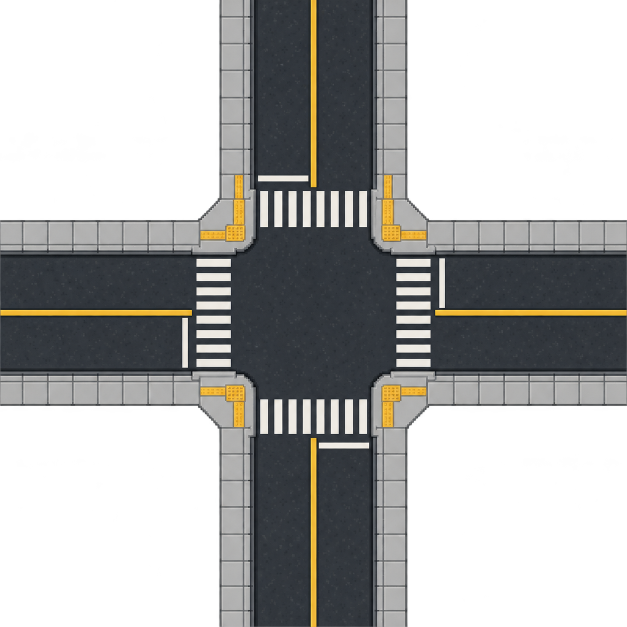
#> input picture Assets/Images/Road/Road_Cross_2Lane.png, 1254 x 1254 px (shown at 1/2 size); its folder holds 4 pictures in this run
$ python render_preview.py
#> lines starting #> are read from the running program, lines starting #| are printed output that depends on the picture
"""실제 런타임 경로 계산 결과를 기존 도로 PNG 위에 표시한다. 원본 이미지는 수정하지 않는다."""
from pathlib import Path
import json
from PIL import Image, ImageDraw, ImageFont

# 프로젝트 루트와 검토용 출력 폴더다.
ROOT = Path(__file__).resolve().parents[2]
OUT = Path(__file__).resolve().parent
DATA = json.loads((OUT / "layout-paths.json").read_text(encoding="utf-8"))
#> (reads output/lane-turn-20261013/layout-paths.json from the repository)
TILE, PAD, HEAD = 380, 20, 42
font = ImageFont.truetype("C:/Windows/Fonts/arial.ttf", 15)
colors = {"Left": "#ffc64a", "Right": "#62f08d", "Straight": "#cbd9ff"}
canvas = Image.new("RGB", (4 * (TILE + PAD) + PAD, 4 * (TILE + HEAD + PAD) + HEAD), "#20252d")
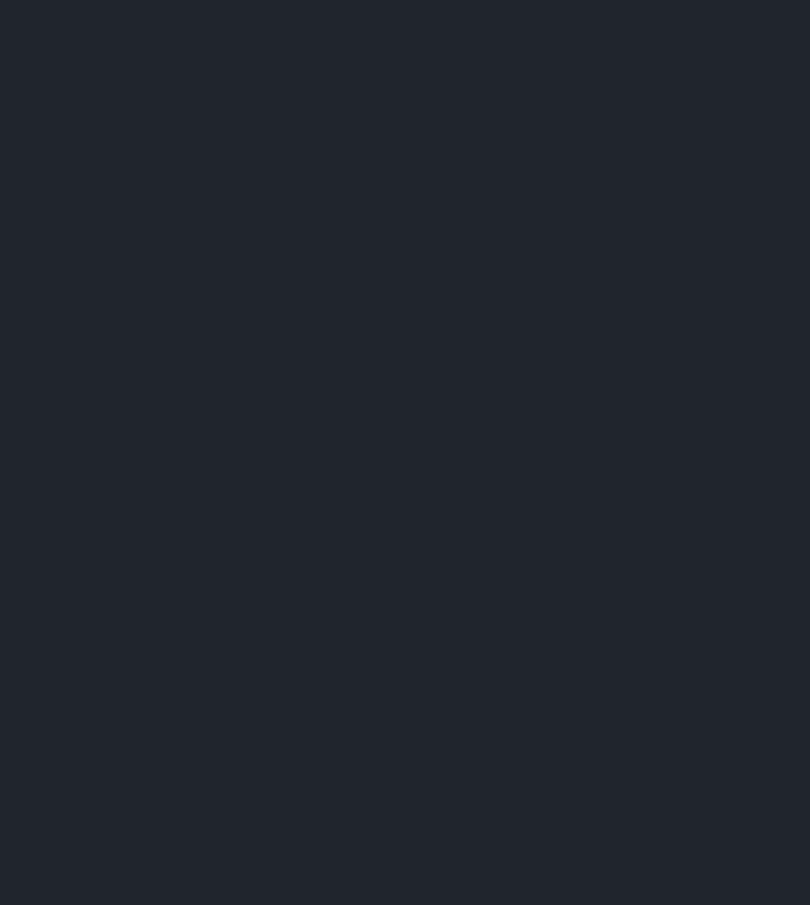
#> canvas: PIL image 1620x1810 RGB (shown at 1/2 size); mean R, G, B 32, 37, 45
draw = ImageDraw.Draw(canvas)
draw.text((PAD, 12), "Lane paths: cyan = road lanes | gold = left | green = right | red = stop boundary", font=font, fill="white")

# 13종 모두 같은 좌표계/차로 폭으로 시각화한다.
for ordinal, road in enumerate(DATA):
    x = PAD + ordinal % 4 * (TILE + PAD)
    y = HEAD + ordinal // 4 * (TILE + HEAD + PAD)
    draw.text((x, y + 6), road["name"], font=font, fill="white")
    image = Image.open(ROOT / "Assets/Images/Road" / (road["name"] + ".png")).convert("RGBA").resize((TILE, TILE))
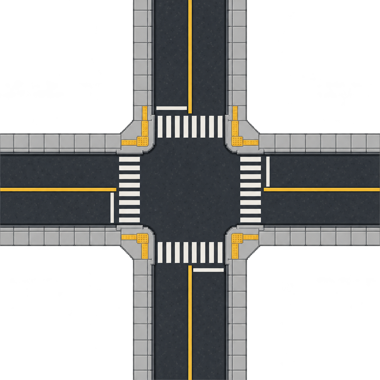
#> image: PIL image 380x380 RGBA; mean R, G, B, A 50.7, 51.1, 50.2, 129; transparent parts drawn white
    canvas.paste(image, (x, y + HEAD), image)
    project = lambda p: (x + (p[0] / 12.54 + 0.5) * TILE, y + HEAD + (0.5 - p[1] / 12.54) * TILE)
    for path in road["paths"]:
        points = [project(p) for p in path["points"]]
        color = colors[path["maneuver"]] if path["kind"] == "Intersection" else "#4ee4f2"
        draw.line(points, fill=color, width=2)
        # 진행 방향 화살표는 경로 중앙의 실제 선분 방향을 따른다.
        i = max(1, len(points) // 2)
        a, b = points[i - 1], points[i]
        dx, dy = b[0] - a[0], b[1] - a[1]
        length = (dx * dx + dy * dy) ** 0.5
        if length:
            dx, dy = dx / length, dy / length
            center = ((a[0] + b[0]) * 0.5, (a[1] + b[1]) * 0.5)
            tip = (center[0] + 5 * dx, center[1] + 5 * dy)
            draw.line([tip, (center[0] - 4 * dx + 3 * dy, center[1] - 4 * dy - 3 * dx)], fill=color, width=2)
            draw.line([tip, (center[0] - 4 * dx - 3 * dy, center[1] - 4 * dy + 3 * dx)], fill=color, width=2)
        if path["stop"]:
            a, b = points[-2], points[-1]
            dx, dy = b[0] - a[0], b[1] - a[1]
            length = (dx * dx + dy * dy) ** 0.5
            width = TILE * 84.6 / 1254 * 0.45
            draw.line([(b[0] + dy / length * width, b[1] - dx / length * width),
                       (b[0] - dy / length * width, b[1] + dx / length * width)], fill="#ff6065", width=3)
#> this loop made 20 passes
#> (i, center, tip) on passes 1 to 7: (1, (197.2, 147.9), (197.2, 152.9)), (1, (222.8, 147.9), (222.8, 142.9)), (1, (336.1, 261.2), (331.1, 261.2)), (1, (336.1, 286.8), (341.1, 286.8)), (1, (222.8, 400.1), (222.8, 395.1)), (1, (197.2, 400.1), (197.2, 405.1)), (1, (83.88, 286.8), (88.88, 286.8))
#> pass 2 of the loop `for ordinal, road in enumerate(DATA):`:
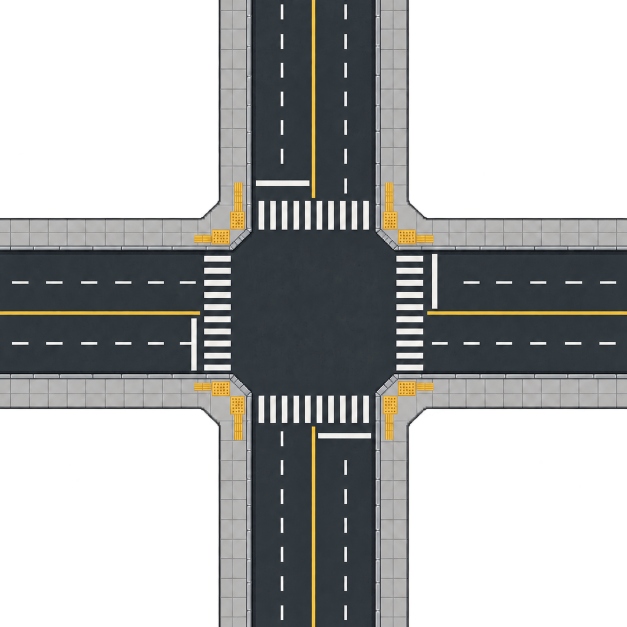
#> input picture Assets/Images/Road/Road_Cross_4Lane.png, 1254 x 1254 px (shown at 1/2 size)
#> `image = Image.open(ROOT / "Assets/Images/Road" / (road["name"] + ".png..`:
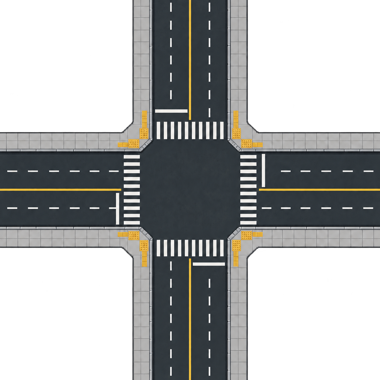
#> image: PIL image 380x380 RGBA; mean R, G, B, A 50.1, 51.5, 51.3, 130.8; transparent parts drawn white
#> `canvas.paste(image, (x, y + HEAD), image)`:
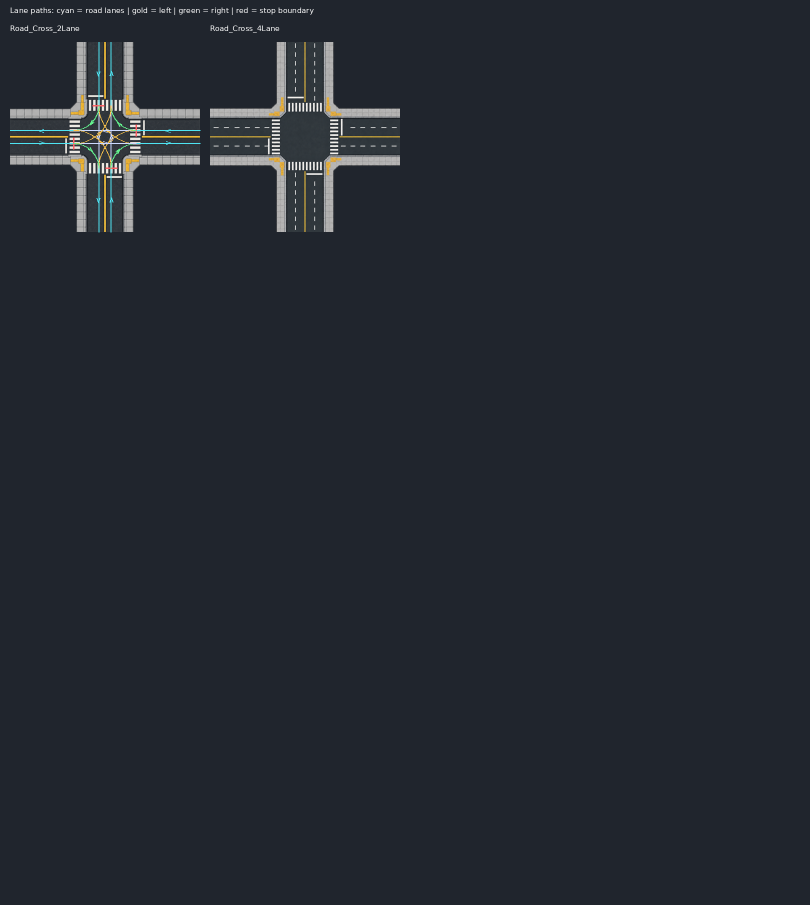
#> canvas: PIL image 1620x1810 RGB (shown at 1/2 size); mean R, G, B 35.5, 40.5, 48
#> the loop `for path in road["paths"]:` made 32 passes
#> (i, center, tip) on passes 1 to 5: (1, (597.2, 135.1), (597.2, 140.1)), (1, (622.8, 135.1), (622.8, 130.1)), (1, (571.5, 135.1), (571.5, 140.1)), (1, (648.5, 135.1), (648.5, 130.1)), (1, (748.9, 261.2), (743.9, 261.2))
#> pass 3 of the loop `for ordinal, road in enumerate(DATA):`:
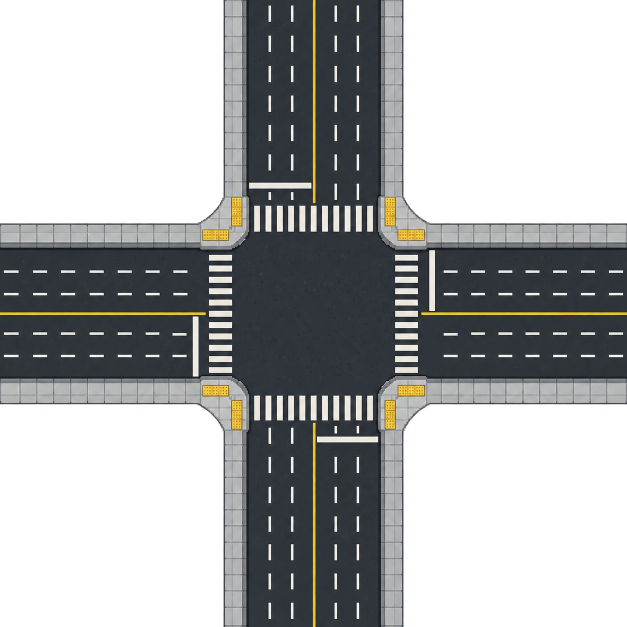
#> input picture Assets/Images/Road/Road_Cross_6Lane.png, 1254 x 1254 px (shown at 1/2 size)
#> `image = Image.open(ROOT / "Assets/Images/Road" / (road["name"] + ".png..`:
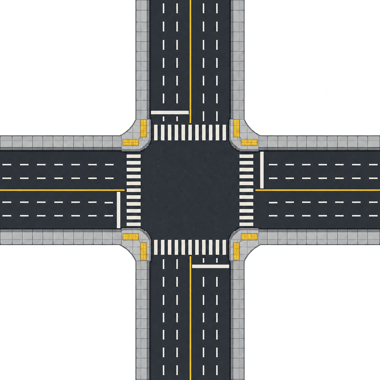
#> image: PIL image 380x380 RGBA; mean R, G, B, A 43.3, 44.9, 45.3, 125.3; transparent parts drawn white
#> `canvas.paste(image, (x, y + HEAD), image)`:
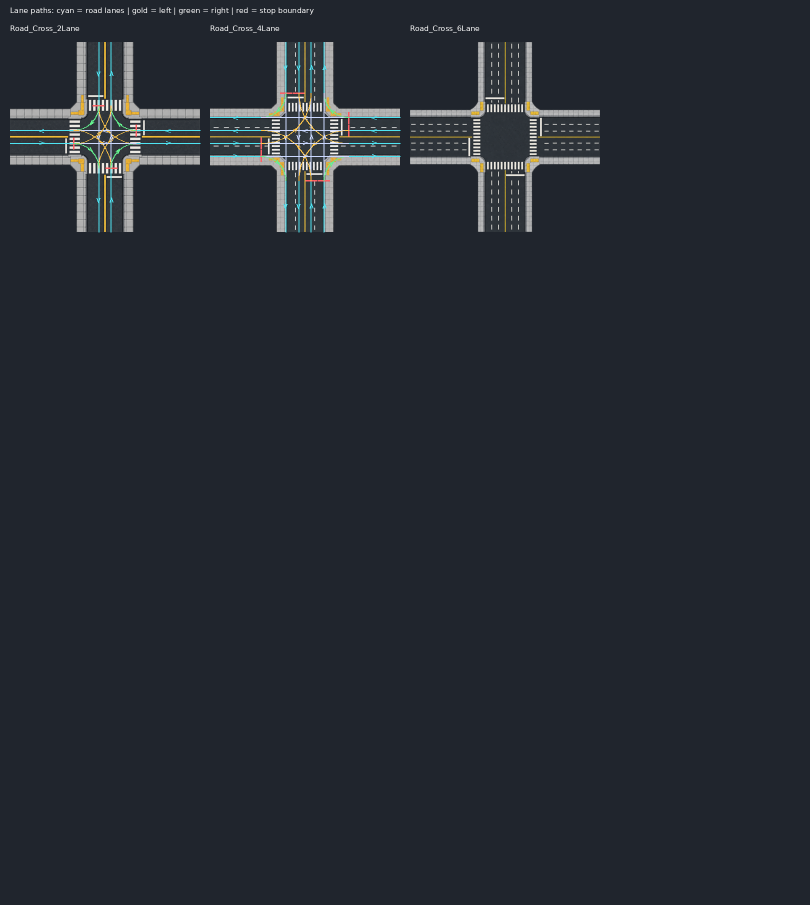
#> canvas: PIL image 1620x1810 RGB (shown at 1/2 size); mean R, G, B 37.1, 42.1, 49.4
#> the loop `for path in road["paths"]:` made 44 passes
#> (center, tip) on passes 1 to 6: ((997.2, 122.2), (997.2, 127.2)), ((1022.8, 122.2), (1022.8, 117.2)), ((971.5, 122.2), (971.5, 127.2)), ((1048.5, 122.2), (1048.5, 117.2)), ((945.9, 122.2), (945.9, 127.2)), ((1074.1, 122.2), (1074.1, 117.2))
#> (the run stopped early here; a loop or call above may not have finished)
